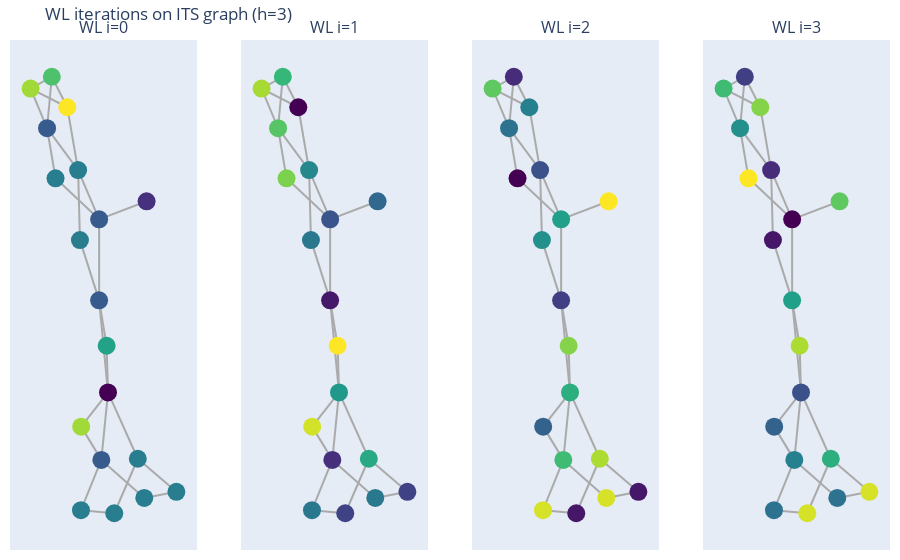

Notebook source saved alongside this figure:
### Markdown cell above
### 2.3. ITS WL

ITS–WL (the ITS feature set with WL labels) describes a reaction with a single ITS graph representation (one graph per reaction) and extracts features from that graph across WL iterations — it encodes neighborhood/context information around the reaction center as patterns inside one graph rather than an explicit before/after difference.


- For each iteration i = 0..h:

    - Compute WL node labels L_i for the ITS graph (wl_label_sequence).
        - L0 = initial node labels (e.g., atom types or hashed atom labels).
        - Each next label L_{i+1}[u] encodes the previous label of u plus the multiset of neighbor labels (hashed).
    - from L_i build features accordingly for :
        - **vertex**: one feature per node = L_i[n] (prefixed/tagged).
        - **edge**: one feature per bond = canonical triplet using L_i[u], edgeLabel, L_i[v] (then hash).
        - **sp**: one feature per unordered node pair = canonical shortest‑path label using L_i for nodes (then hash).
    - convert the feature list into a Counter (counts per feature) → c_i.
    - append c_i to per_iter and add it to total.



Node colors represent WL labels.  
At iteration 0, nodes are colored by atom type only.  
At iteration 1, colors encode the immediate neighborhood of each atom.  
At iteration 2, colors further distinguish atoms based on the neighborhood of their neighbors,
illustrating how increasing structural context is incorporated.

### Code cell
fig_its_wl.show(renderer="vscode")

### Figure 1 — Plotly figure (JSON) as saved in the notebook; plotly's stock layout.template omitted (floating-point values rounded to 4 significant figures)
{"data": [{"hoverinfo": "none", "line": {"color": "#aaa", "width": 2}, "mode": "lines", "showlegend": false, "type": "scatter", "x": [0.2362, 0.01871, null, 0.01871, -0.07766, null, 0.01871, -0.1811, null, 0.01871, 0.01863, null, -0.1811, -0.2199, null, -0.2199, -0.2953, null, -0.2199, -0.1981, null, -0.2199, -0.07766, null, -0.1981, -0.2953, null, -0.1981, -0.1272, null, -0.2953, -0.1272, null, -0.1272, -0.07766, null, -0.07766, -0.06928, null, -0.06928, 0.01863, null, 0.01863, 0.05297, null, 0.01863, 0.05932, null, 0.05297, 0.05932, null, 0.05932, 0.1959, null, 0.05932, 0.02871, null, 0.05932, -0.06359, null, -0.06359, 0.02871, null, 0.02871, 0.2255, null, 0.02871, -0.06449, null, -0.06449, 0.08794, null, 0.08794, 0.1959, null, 0.1959, 0.3727, null, 0.3727, 0.2255, null], "xaxis": "x", "y": [0.4559, 0.377, null, 0.377, 0.5923, null, 0.377, 0.5562, null, 0.377, 0.02302, null, 0.5562, 0.7752, null, 0.7752, 0.9482, null, 0.7752, 1, null, 0.7752, 0.5923, null, 1, 0.9482, null, 1, 0.8667, null, 0.9482, 0.8667, null, 0.8667, 0.5923, null, 0.5923, 0.2862, null, 0.2862, 0.02302, null, 0.02302, -0.1753, null, 0.02302, -0.3792, null, -0.1753, -0.3792, null, -0.3792, -0.669, null, -0.3792, -0.6739, null, -0.3792, -0.5287, null, -0.5287, -0.6739, null, -0.6739, -0.8404, null, -0.6739, -0.8935, null, -0.8935, -0.9071, null, -0.9071, -0.669, null, -0.669, -0.8136, null, -0.8136, -0.8404, null], "yaxis": "y"}, {"hoverinfo": "none", "marker": {"color": [1, 2, 3, 2, 5, 6, 7, 3, 3, 2, 4, 0, 6, 2, 3, 3, 3, 3, 3], "colorscale": [[0, "#440154"], [0.1111, "#482878"], [0.2222, "#3e4989"], [0.3333, "#31688e"], [0.4444, "#26828e"], [0.5556, "#1f9e89"], [0.6667, "#35b779"], [0.7778, "#6ece58"], [0.8889, "#b5de2b"], [1, "#fde725"]], "showscale": false, "size": 18}, "mode": "markers", "showlegend": false, "type": "scatter", "x": [0.2362, 0.01871, -0.1811, -0.2199, -0.1981, -0.2953, -0.1272, -0.07766, -0.06928, 0.01863, 0.05297, 0.05932, -0.06359, 0.02871, -0.06449, 0.08794, 0.1959, 0.3727, 0.2255], "xaxis": "x", "y": [0.4559, 0.377, 0.5562, 0.7752, 1, 0.9482, 0.8667, 0.5923, 0.2862, 0.02302, -0.1753, -0.3792, -0.5287, -0.6739, -0.8935, -0.9071, -0.669, -0.8136, -0.8404], "yaxis": "y"}, {"hoverinfo": "none", "line": {"color": "#aaa", "width": 2}, "mode": "lines", "showlegend": false, "type": "scatter", "x": [0.2362, 0.01871, null, 0.01871, -0.07766, null, 0.01871, -0.1811, null, 0.01871, 0.01863, null, -0.1811, -0.2199, null, -0.2199, -0.2953, null, -0.2199, -0.1981, null, -0.2199, -0.07766, null, -0.1981, -0.2953, null, -0.1981, -0.1272, null, -0.2953, -0.1272, null, -0.1272, -0.07766, null, -0.07766, -0.06928, null, -0.06928, 0.01863, null, 0.01863, 0.05297, null, 0.01863, 0.05932, null, 0.05297, 0.05932, null, 0.05932, 0.1959, null, 0.05932, 0.02871, null, 0.05932, -0.06359, null, -0.06359, 0.02871, null, 0.02871, 0.2255, null, 0.02871, -0.06449, null, -0.06449, 0.08794, null, 0.08794, 0.1959, null, 0.1959, 0.3727, null, 0.3727, 0.2255, null], "xaxis": "x2", "y": [0.4559, 0.377, null, 0.377, 0.5923, null, 0.377, 0.5562, null, 0.377, 0.02302, null, 0.5562, 0.7752, null, 0.7752, 0.9482, null, 0.7752, 1, null, 0.7752, 0.5923, null, 1, 0.9482, null, 1, 0.8667, null, 0.9482, 0.8667, null, 0.8667, 0.5923, null, 0.5923, 0.2862, null, 0.2862, 0.02302, null, 0.02302, -0.1753, null, 0.02302, -0.3792, null, -0.1753, -0.3792, null, -0.3792, -0.669, null, -0.3792, -0.6739, null, -0.3792, -0.5287, null, -0.5287, -0.6739, null, -0.6739, -0.8404, null, -0.6739, -0.8935, null, -0.8935, -0.9071, null, -0.9071, -0.669, null, -0.669, -0.8136, null, -0.8136, -0.8404, null], "yaxis": "y2"}, {"hoverinfo": "none", "marker": {"color": [5, 4, 12, 11, 10, 13, 0, 7, 6, 1, 15, 8, 14, 2, 6, 3, 9, 3, 6], "colorscale": [[0, "#440154"], [0.1111, "#482878"], [0.2222, "#3e4989"], [0.3333, "#31688e"], [0.4444, "#26828e"], [0.5556, "#1f9e89"], [0.6667, "#35b779"], [0.7778, "#6ece58"], [0.8889, "#b5de2b"], [1, "#fde725"]], "showscale": false, "size": 18}, "mode": "markers", "showlegend": false, "type": "scatter", "x": [0.2362, 0.01871, -0.1811, -0.2199, -0.1981, -0.2953, -0.1272, -0.07766, -0.06928, 0.01863, 0.05297, 0.05932, -0.06359, 0.02871, -0.06449, 0.08794, 0.1959, 0.3727, 0.2255], "xaxis": "x2", "y": [0.4559, 0.377, 0.5562, 0.7752, 1, 0.9482, 0.8667, 0.5923, 0.2862, 0.02302, -0.1753, -0.3792, -0.5287, -0.6739, -0.8935, -0.9071, -0.669, -0.8136, -0.8404], "yaxis": "y2"}, {"hoverinfo": "none", "line": {"color": "#aaa", "width": 2}, "mode": "lines", "showlegend": false, "type": "scatter", "x": [0.2362, 0.01871, null, 0.01871, -0.07766, null, 0.01871, -0.1811, null, 0.01871, 0.01863, null, -0.1811, -0.2199, null, -0.2199, -0.2953, null, -0.2199, -0.1981, null, -0.2199, -0.07766, null, -0.1981, -0.2953, null, -0.1981, -0.1272, null, -0.2953, -0.1272, null, -0.1272, -0.07766, null, -0.07766, -0.06928, null, -0.06928, 0.01863, null, 0.01863, 0.05297, null, 0.01863, 0.05932, null, 0.05297, 0.05932, null, 0.05932, 0.1959, null, 0.05932, 0.02871, null, 0.05932, -0.06359, null, -0.06359, 0.02871, null, 0.02871, 0.2255, null, 0.02871, -0.06449, null, -0.06449, 0.08794, null, 0.08794, 0.1959, null, 0.1959, 0.3727, null, 0.3727, 0.2255, null], "xaxis": "x3", "y": [0.4559, 0.377, null, 0.377, 0.5923, null, 0.377, 0.5562, null, 0.377, 0.02302, null, 0.5562, 0.7752, null, 0.7752, 0.9482, null, 0.7752, 1, null, 0.7752, 0.5923, null, 1, 0.9482, null, 1, 0.8667, null, 0.9482, 0.8667, null, 0.8667, 0.5923, null, 0.5923, 0.2862, null, 0.2862, 0.02302, null, 0.02302, -0.1753, null, 0.02302, -0.3792, null, -0.1753, -0.3792, null, -0.3792, -0.669, null, -0.3792, -0.6739, null, -0.3792, -0.5287, null, -0.5287, -0.6739, null, -0.6739, -0.8404, null, -0.6739, -0.8935, null, -0.8935, -0.9071, null, -0.9071, -0.669, null, -0.669, -0.8136, null, -0.8136, -0.8404, null], "yaxis": "y3"}, {"hoverinfo": "none", "marker": {"color": [16, 9, 0, 6, 2, 12, 7, 4, 8, 3, 13, 10, 5, 11, 15, 1, 14, 1, 15], "colorscale": [[0, "#440154"], [0.1111, "#482878"], [0.2222, "#3e4989"], [0.3333, "#31688e"], [0.4444, "#26828e"], [0.5556, "#1f9e89"], [0.6667, "#35b779"], [0.7778, "#6ece58"], [0.8889, "#b5de2b"], [1, "#fde725"]], "showscale": false, "size": 18}, "mode": "markers", "showlegend": false, "type": "scatter", "x": [0.2362, 0.01871, -0.1811, -0.2199, -0.1981, -0.2953, -0.1272, -0.07766, -0.06928, 0.01863, 0.05297, 0.05932, -0.06359, 0.02871, -0.06449, 0.08794, 0.1959, 0.3727, 0.2255], "xaxis": "x3", "y": [0.4559, 0.377, 0.5562, 0.7752, 1, 0.9482, 0.8667, 0.5923, 0.2862, 0.02302, -0.1753, -0.3792, -0.5287, -0.6739, -0.8935, -0.9071, -0.669, -0.8136, -0.8404], "yaxis": "y3"}, {"hoverinfo": "none", "line": {"color": "#aaa", "width": 2}, "mode": "lines", "showlegend": false, "type": "scatter", "x": [0.2362, 0.01871, null, 0.01871, -0.07766, null, 0.01871, -0.1811, null, 0.01871, 0.01863, null, -0.1811, -0.2199, null, -0.2199, -0.2953, null, -0.2199, -0.1981, null, -0.2199, -0.07766, null, -0.1981, -0.2953, null, -0.1981, -0.1272, null, -0.2953, -0.1272, null, -0.1272, -0.07766, null, -0.07766, -0.06928, null, -0.06928, 0.01863, null, 0.01863, 0.05297, null, 0.01863, 0.05932, null, 0.05297, 0.05932, null, 0.05932, 0.1959, null, 0.05932, 0.02871, null, 0.05932, -0.06359, null, -0.06359, 0.02871, null, 0.02871, 0.2255, null, 0.02871, -0.06449, null, -0.06449, 0.08794, null, 0.08794, 0.1959, null, 0.1959, 0.3727, null, 0.3727, 0.2255, null], "xaxis": "x4", "y": [0.4559, 0.377, null, 0.377, 0.5923, null, 0.377, 0.5562, null, 0.377, 0.02302, null, 0.5562, 0.7752, null, 0.7752, 0.9482, null, 0.7752, 1, null, 0.7752, 0.5923, null, 1, 0.9482, null, 1, 0.8667, null, 0.9482, 0.8667, null, 0.8667, 0.5923, null, 0.5923, 0.2862, null, 0.2862, 0.02302, null, 0.02302, -0.1753, null, 0.02302, -0.3792, null, -0.1753, -0.3792, null, -0.3792, -0.669, null, -0.3792, -0.6739, null, -0.3792, -0.5287, null, -0.5287, -0.6739, null, -0.6739, -0.8404, null, -0.6739, -0.8935, null, -0.8935, -0.9071, null, -0.9071, -0.669, null, -0.669, -0.8136, null, -0.8136, -0.8404, null], "yaxis": "y4"}, {"hoverinfo": "none", "marker": {"color": [12, 0, 16, 8, 3, 11, 13, 2, 1, 9, 14, 4, 5, 7, 6, 15, 10, 15, 6], "colorscale": [[0, "#440154"], [0.1111, "#482878"], [0.2222, "#3e4989"], [0.3333, "#31688e"], [0.4444, "#26828e"], [0.5556, "#1f9e89"], [0.6667, "#35b779"], [0.7778, "#6ece58"], [0.8889, "#b5de2b"], [1, "#fde725"]], "showscale": false, "size": 18}, "mode": "markers", "showlegend": false, "type": "scatter", "x": [0.2362, 0.01871, -0.1811, -0.2199, -0.1981, -0.2953, -0.1272, -0.07766, -0.06928, 0.01863, 0.05297, 0.05932, -0.06359, 0.02871, -0.06449, 0.08794, 0.1959, 0.3727, 0.2255], "xaxis": "x4", "y": [0.4559, 0.377, 0.5562, 0.7752, 1, 0.9482, 0.8667, 0.5923, 0.2862, 0.02302, -0.1753, -0.3792, -0.5287, -0.6739, -0.8935, -0.9071, -0.669, -0.8136, -0.8404], "yaxis": "y4"}], "layout": {"annotations": [{"font": {"size": 16}, "showarrow": false, "text": "WL i=0", "x": 0.1062, "xanchor": "center", "xref": "paper", "y": 1, "yanchor": "bottom", "yref": "paper"}, {"font": {"size": 16}, "showarrow": false, "text": "WL i=1", "x": 0.3688, "xanchor": "center", "xref": "paper", "y": 1, "yanchor": "bottom", "yref": "paper"}, {"font": {"size": 16}, "showarrow": false, "text": "WL i=2", "x": 0.6313, "xanchor": "center", "xref": "paper", "y": 1, "yanchor": "bottom", "yref": "paper"}, {"font": {"size": 16}, "showarrow": false, "text": "WL i=3", "x": 0.8938, "xanchor": "center", "xref": "paper", "y": 1, "yanchor": "bottom", "yref": "paper"}], "margin": {"b": 10, "l": 10, "r": 10, "t": 40}, "title": {"text": "WL iterations on ITS graph (h=3)"}, "xaxis": {"anchor": "y", "domain": [0, 0.2125], "showgrid": false, "showticklabels": false, "zeroline": false}, "xaxis2": {"anchor": "y2", "domain": [0.2625, 0.475], "showgrid": false, "showticklabels": false, "zeroline": false}, "xaxis3": {"anchor": "y3", "domain": [0.525, 0.7375], "showgrid": false, "showticklabels": false, "zeroline": false}, "xaxis4": {"anchor": "y4", "domain": [0.7875, 1], "showgrid": false, "showticklabels": false, "zeroline": false}, "yaxis": {"anchor": "x", "domain": [0, 1], "showgrid": false, "showticklabels": false, "zeroline": false}, "yaxis2": {"anchor": "x2", "domain": [0, 1], "showgrid": false, "showticklabels": false, "zeroline": false}, "yaxis3": {"anchor": "x3", "domain": [0, 1], "showgrid": false, "showticklabels": false, "zeroline": false}, "yaxis4": {"anchor": "x4", "domain": [0, 1], "showgrid": false, "showticklabels": false, "zeroline": false}}}
